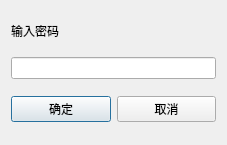
<?xml version="1.0" encoding="UTF-8"?>
<ui version="4.0">
 <class>PwdInputDialog</class>
 <widget class="QDialog" name="PwdInputDialog">
  <property name="geometry">
   <rect>
    <x>0</x>
    <y>0</y>
    <width>227</width>
    <height>145</height>
   </rect>
  </property>
  <property name="windowTitle">
   <string>Dialog</string>
  </property>
  <layout class="QVBoxLayout" name="verticalLayout">
   <item>
    <widget class="QLabel" name="label">
     <property name="sizePolicy">
      <sizepolicy hsizetype="Preferred" vsizetype="Fixed">
       <horstretch>0</horstretch>
       <verstretch>0</verstretch>
      </sizepolicy>
     </property>
     <property name="text">
      <string>输入密码</string>
     </property>
    </widget>
   </item>
   <item>
    <widget class="QLineEdit" name="edtPassword">
     <property name="echoMode">
      <enum>QLineEdit::Password</enum>
     </property>
    </widget>
   </item>
   <item>
    <layout class="QHBoxLayout" name="horizontalLayout">
     <property name="sizeConstraint">
      <enum>QLayout::SetMinimumSize</enum>
     </property>
     <item>
      <widget class="QPushButton" name="btnOK">
       <property name="text">
        <string>确定</string>
       </property>
      </widget>
     </item>
     <item>
      <widget class="QPushButton" name="btnCancel">
       <property name="text">
        <string>取消</string>
       </property>
      </widget>
     </item>
    </layout>
   </item>
  </layout>
 </widget>
 <resources/>
 <connections/>
</ui>
